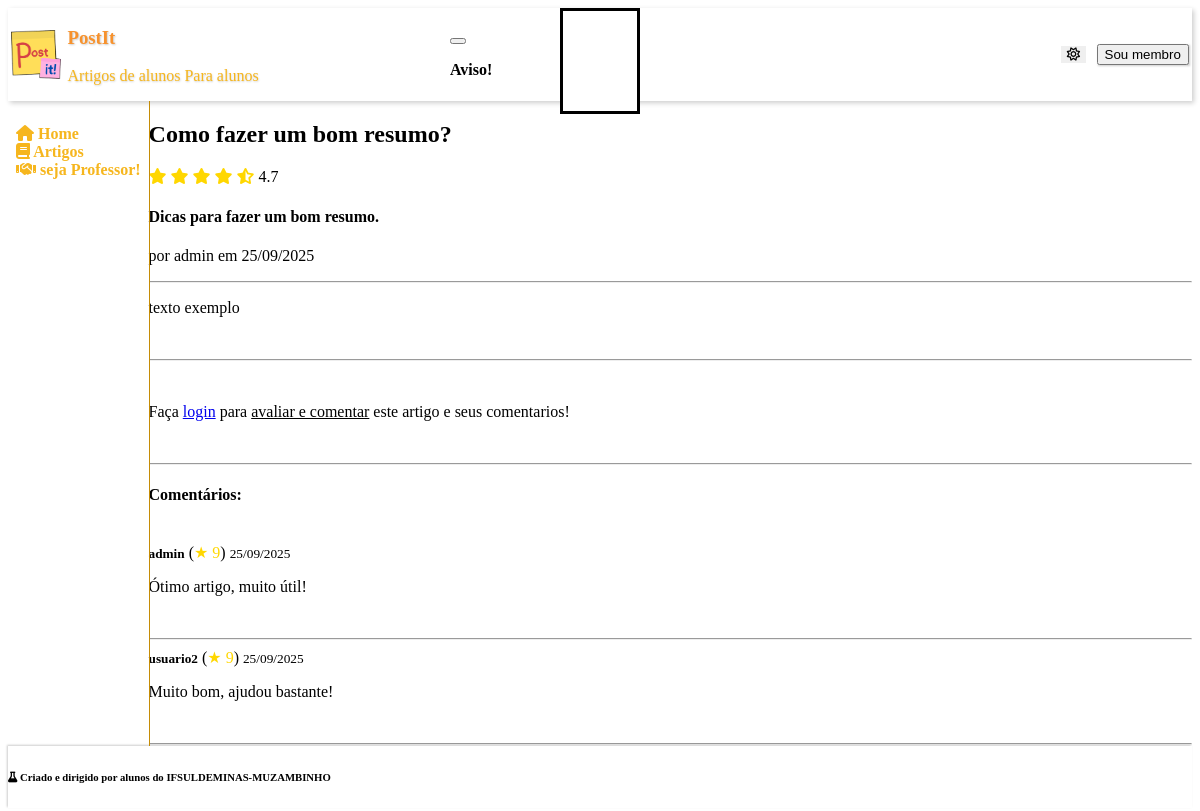
The page /PAGES/ARTICLE/read.php?id=1 on the database as committed earlier.
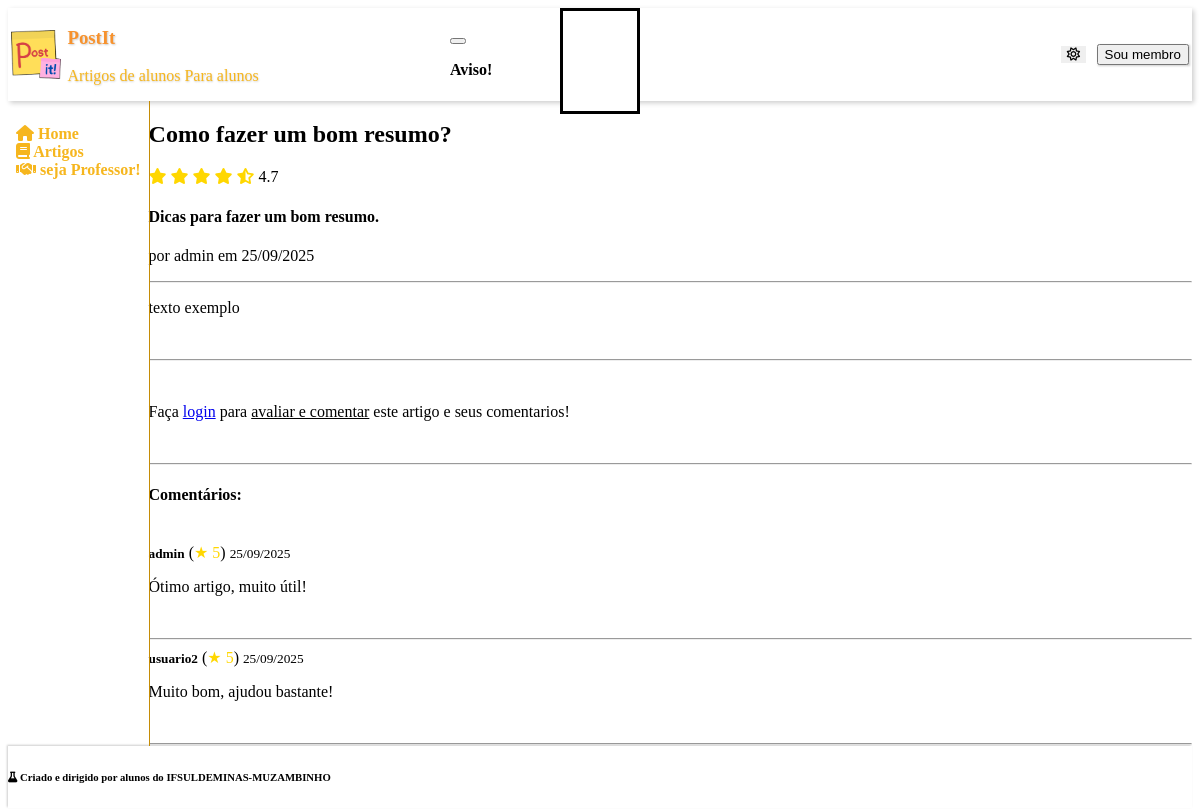
The same page on the database as committed later.
### tables this page shows
CREATE TABLE articles (
    id INT AUTO_INCREMENT PRIMARY KEY,
    title VARCHAR(255) NOT NULL,
    descr TEXT NOT NULL,
    content TEXT NOT NULL,
    author_id INT NOT NULL,
    creation TIMESTAMP DEFAULT CURRENT_TIMESTAMP,
    views INT DEFAULT 0,
    rating INT DEFAULT 0,

    is_active boolean not null DEFAULT 1,

    FOREIGN KEY (author_id) REFERENCES users(id)
);

CREATE TABLE users (
    id INT AUTO_INCREMENT PRIMARY KEY,
    username VARCHAR(100) NOT NULL,
    pwd TEXT NOT NULL,
    position ENUM('user', 'professor', 'administrador') NOT NULL,
    creation TIMESTAMP DEFAULT CURRENT_TIMESTAMP,
    is_active boolean not null DEFAULT 1
);

CREATE TABLE comments (
    id INT AUTO_INCREMENT PRIMARY KEY,
    content TEXT NOT NULL,
    author_id INT NOT NULL,
    article_id INT NOT NULL,
    rating INT DEFAULT 0,
    creation TIMESTAMP DEFAULT CURRENT_TIMESTAMP,
    is_active boolean not null DEFAULT 1,

    FOREIGN KEY (author_id) REFERENCES users(id),
    FOREIGN KEY (article_id) REFERENCES articles(id)
);

### PHP/pull_content.php (called while the page is built, shortened)
<?php
if (isset($_GET['id']) && is_numeric($_GET['id'])) {
    require_once $pathToRoot.'PHP/db.php';
    $stmt = $pdo->prepare("
        SELECT articles.id, articles.title, articles.content, articles.creation, users.username AS author, articles.descr,
        AVG(ratings_article.rating) AS avg_rating
        FROM articles
        LEFT JOIN ratings_article ON articles.id = ratings_article.article_id
        JOIN users ON articles.author_id = users.id
        WHERE articles.id = ?
        GROUP BY articles.id, articles.title, articles.content, articles.creation, users.username
    ");
    $stmt->execute([$_GET['id']]);
    $GET = $stmt->fetch(PDO::FETCH_ASSOC);
} else {
    header("Location: ".$pathToRoot."PAGES/home.php?r=ID inválido.");
    exit();
}

### ASSETS/parsedown-master/Parsedown.php (called while the page is built, shortened)
<?php
class Parsedown
{
    function text($text)
    {
        $Elements = $this->textElements($text);
        $markup = $this->elements($Elements);
        $markup = trim($markup, "\n");
        return $markup;
    }
    protected function textElements($text)
    {
        $text = str_replace(array("\r\n", "\r"), "\n", $text);
        $text = trim($text, "\n");
        $lines = explode("\n", $text);
        return $this->linesElements($lines);
    }
    protected $breaksEnabled;
    protected $safeMode;
    protected $unmarkedBlockTypes = array(
        'Code',
    );
    protected function linesElements(array $lines)
    {
        $Elements = array();
        $CurrentBlock = null;
        foreach ($lines as $line)
        {
            $indent = strspn($line, ' ');
            $text = $indent > 0 ? substr($line, $indent) : $line;
            $Line = array('body' => $line, 'indent' => $indent, 'text' => $text);
            $marker = $text[0];
            $blockTypes = $this->unmarkedBlockTypes;
            foreach ($blockTypes as $blockType)
            {
                $Block = $this->{"block$blockType"}($Line, $CurrentBlock);
            }
            if (isset($Block))
            {
                $CurrentBlock = $Block;
            }
            else
            {
                $CurrentBlock = $this->paragraph($Line);
                $CurrentBlock['identified'] = true;
            }
        }
        if (isset($CurrentBlock))
        {
            $Elements[] = $this->extractElement($CurrentBlock);
        }
        return $Elements;
    }
    protected function extractElement(array $Component)
    {
        return $Component['element'];
    }
    protected function paragraph($Line)
    {
        return array(
            'type' => 'Paragraph',
            'element' => array(
                'name' => 'p',
                'handler' => array(
                    'function' => 'lineElements',
                    'argument' => $Line['text'],
                    'destination' => 'elements',
                ),
            ),
        );
    }
    protected function lineElements($text, $nonNestables = array())
    {
        $text = str_replace(array("\r\n", "\r"), "\n", $text);
        $Elements = array();
        $InlineText = $this->inlineText($text);
        $Elements[] = $InlineText['element'];
        foreach ($Elements as &$Element)
        {
            if ( ! isset($Element['autobreak']))
            {
                $Element['autobreak'] = false;
            }
        }
        return $Elements;
    }
    protected function inlineText($text)
    {
        $Inline = array(
            'extent' => strlen($text),
            'element' => array(),
        );
        $Inline['element']['elements'] = self::pregReplaceElements(
            $this->breaksEnabled ? '/[ ]*+\n/' : '/(?:[ ]*+\\\\|[ ]{2,}+)\n/',
            array(
                array('name' => 'br'),
                array('text' => "\n"),
            ),
            $text
        );
        return $Inline;
    }
    protected function handle(array $Element)
    {
        if (isset($Element['handler']))
        {
            if (!isset($Element['nonNestables']))
            {
                $Element['nonNestables'] = array();
            }
            if (is_string($Element['handler']))
            {
                $function = $Element['handler'];
                $argument = $Element['text'];
                unset($Element['text']);
                $destination = 'rawHtml';
            }
            else
            {
                $function = $Element['handler']['function'];
                $argument = $Element['handler']['argument'];
                $destination = $Element['handler']['destination'];
            }
            $Element[$destination] = $this->{$function}($argument, $Element['nonNestables']);
            unset($Element['handler']);
        }
        return $Element;
    }
    protected function element(array $Element)
    {
        $Element = $this->handle($Element);
        $hasName = isset($Element['name']);
        $markup = '';
        if ($hasName)
        {
            $markup .= '<' . $Element['name'];
        }
        $permitRawHtml = false;
        if (isset($Element['text']))
        {
            $text = $Element['text'];
        }
        elseif (isset($Element['rawHtml']))
        {
            $text = $Element['rawHtml'];
            $allowRawHtmlInSafeMode = isset($Element['allowRawHtmlInSafeMode']) && $Element['allowRawHtmlInSafeMode'];
            $permitRawHtml = !$this->safeMode || $allowRawHtmlInSafeMode;
        }
        $hasContent = isset($text) || isset($Element['element']) || isset($Element['elements']);
        if ($hasContent)
        {
            $markup .= $hasName ? '>' : '';
            if (isset($Element['elements']))
            {
                $markup .= $this->elements($Element['elements']);
            }
            elseif (isset($Element['element']))
            {
                $markup .= $this->element($Element['element']);
            }
            else
            {
                if (!$permitRawHtml)
                {
                    $markup .= self::escape($text, true);
                }
                else
                {
                    $markup .= $text;
                }
            }
            $markup .= $hasName ? '</' . $Element['name'] . '>' : '';
        }
        elseif ($hasName)
        {
            $markup .= ' />';
        }
        return $markup;
    }
    protected function elements(array $Elements)
    {
        $markup = '';
        $autoBreak = true;
        foreach ($Elements as $Element)
        {
            $autoBreakNext = (isset($Element['autobreak'])
                ? $Element['autobreak'] : isset($Element['name'])
            );
            $autoBreak = !$autoBreak ? $autoBreak : $autoBreakNext;
            $markup .= ($autoBreak ? "\n" : '') . $this->element($Element);
            $autoBreak = $autoBreakNext;
        }
        $markup .= $autoBreak ? "\n" : '';
        return $markup;
    }
    protected static function pregReplaceElements($regexp, $Elements, $text)
    {
        $newElements = array();
        $newElements[] = array('text' => $text);
        return $newElements;
    }
    protected static function escape($text, $allowQuotes = false)
    {
        return htmlspecialchars($text, $allowQuotes ? ENT_NOQUOTES : ENT_QUOTES, 'UTF-8');
    }
}

### PHP/pull_coments.php (the view, shortened to what the rows shown need)
<?php
if (isset($_GET['id'])) {
    $article_id = $_GET['id'];
    $stmt = $pdo->query("
        SELECT comments.id, comments.content, comments.creation, comments.rating, comments.article_id, users.username AS author
        FROM comments
        LEFT JOIN users ON comments.author_id = users.id
        WHERE comments.article_id = $article_id
        ORDER BY  comments.rating DESC, comments.creation DESC
    ");
    $comments = $stmt->fetchAll(PDO::FETCH_ASSOC);
} else {
    $comments = [];
}
function listComments($commentsArray, $logged = false, $pathToRoot = "") {
    if (count($commentsArray)== 0){
        echo "<p>não ha comentarios</p>";
    }
    else{
        foreach($commentsArray as $comment):?>
            <div class="container-fluid comment">
                <h5 style='display:inline;'><?= $comment['author'] ?></h5> (<span style="color: gold;">★ <?= $comment['rating'] ?></span>)  <small><?= date('d/m/Y', strtotime($comment['creation'])) ?></small>
                <p><?= $comment['content'] ?></p>
            </div>
            <hr>
        <?php endforeach;
    }
}

### PAGES/ARTICLE/read.php (shortened to what the rows shown need)
<?php
    $depth = array_search('PI', array_reverse(explode(DIRECTORY_SEPARATOR, __DIR__)));
    $pathToRoot = ($depth !== false) ? str_repeat("../", $depth) : "";
    require_once $pathToRoot."ASSETS/TEMPLATES/header.php";
    require_once $pathToRoot."ASSETS/TEMPLATES/aside.php";
    require_once $pathToRoot."PHP/pull_content.php";
    echo "<link rel='stylesheet' href='".$pathToRoot."CSS/star_rating.css'>";
?>
            <div class="container-fluid">
                <hgroup>
                    <h1><?= $GET['title'] ?></h1>
                    <?php for($i=0; $i < floor($GET['avg_rating']); $i++): ?>
                    <i class="fa-solid fa-star" style="color: #FFD700;"></i>
                    <?php endfor; ?>
                    <?php if ($GET['avg_rating'] - floor($GET['avg_rating']) >= 0.1): ?>
                        <i class="fa-solid fa-star-half-stroke" style="color: #FFD700;"></i>
                    <?php endif; ?>
                    <?= round($GET['avg_rating'], 1) ?>
                    <h4><?= $GET['descr'] ?></h4>
                    <p>por <?= $GET['author'] ?> em <?= date('d/m/Y', strtotime($GET['creation'])) ?></p>
                </hgroup>
                <hr>
                <section class="content container-fluid">
                    <div class="container-fluid">
                        <hgroup>
                            <?php
                                require '../../ASSETS/parsedown-master/Parsedown.php';
                                $Parsedown = new Parsedown();
                                $html = $Parsedown->text($GET['content']);
                                echo $html;
                            ?>
                        </hgroup>
                    </div>
                </section>
                <br>
                <hr>
                <br>
                <?php if ($logged) :?>
                    <h4>Deixe sua avaliação!</h4>
                    <form action="<?= $pathToRoot ?>PHP/rate_article.php" method="POST" class="container-fluid">
                        <div class="input-button-group">
                            <input type="hidden" name="article_id" value="<?= $_GET['id'] ?>">
                            <div class="container-fluid star-rating">
                                    <?php for ($i=5; $i >= 1; $i--): ?>
                                        <input class="radio-input" type="radio" id="star<?=$i;?>" name="star-input" value="<?=$i;?>" />
                                        <label class="radio-label" class for="star<?=$i;?>" title="<?=$i;?> stars"><?=$i;?> stars</label>
                                    <?php endfor; ?>
                            </div>
                            <button type="submit" class="primary"><i class="fa-solid fa-star"></i></button>
                        </div>
                    </form>
                <?php else: ?>
                    <p>Faça <a href="<?= $pathToRoot ?>verify.php">login</a> para <u>avaliar e comentar</u> este artigo e seus comentarios!</p>
                <?php endif; ?>
                <br>
                <hr>
                <h4>Comentários:</h4>
                <br>
                <?php
                    require_once $pathToRoot."PHP/pull_coments.php";
                    listComments($comments, $logged, $pathToRoot);
                ?>
            </div>
        </section>
    </main>
<?php
    require_once $pathToRoot."ASSETS/TEMPLATES/footer.php";
?>

Rows that differ between the two databases and show on the page:
changed comments "Ótimo artigo, muito útil!": rating "9" → "5"
changed comments "Muito bom, ajudou bastante!": rating "9" → "5"
